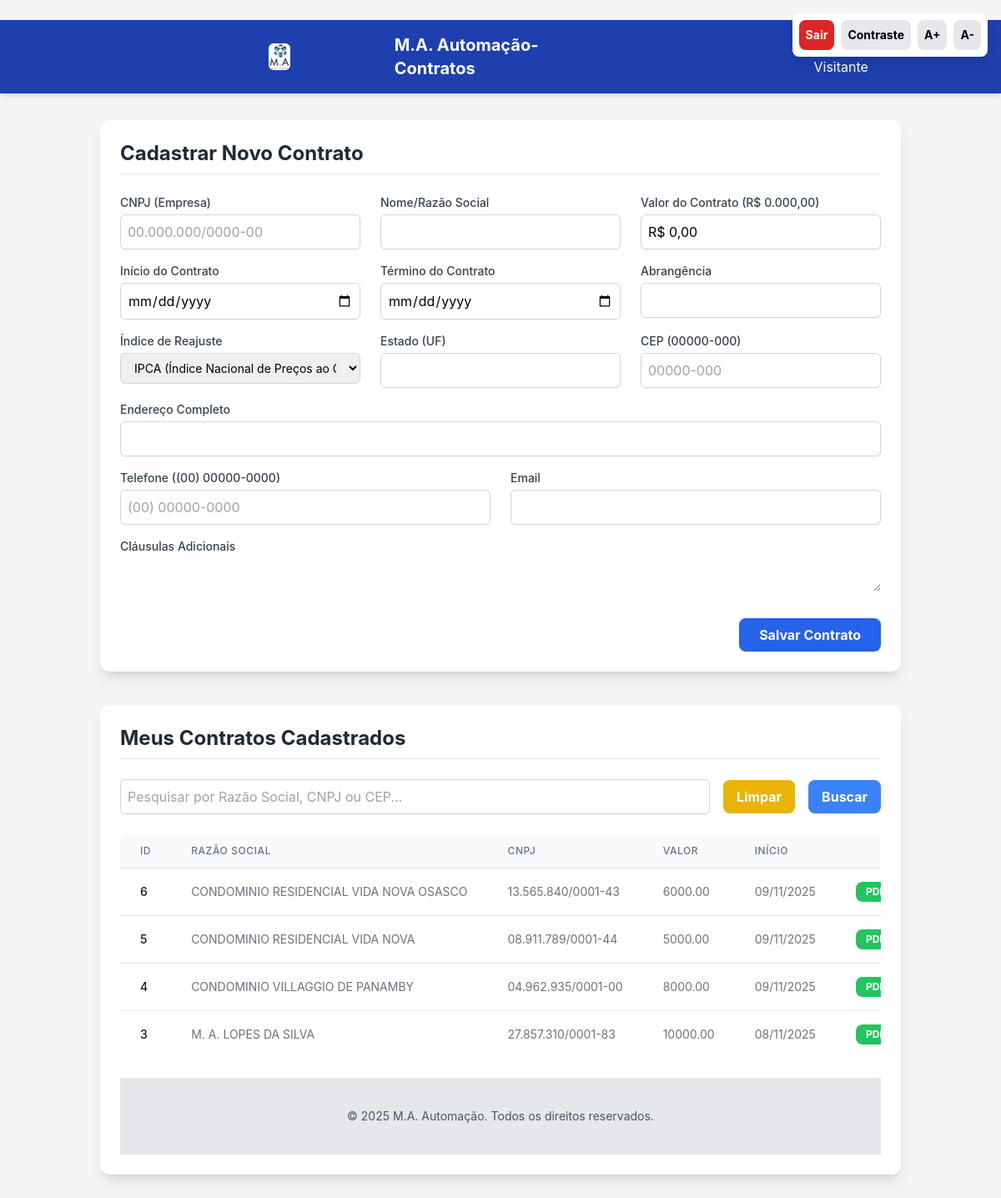
The page / on the database its author committed.
### app.py (models this page shows, shortened)
class ContratCond(db.Model):
    id = db.Column(db.Integer, primary_key=True)
    nome = db.Column(db.String(100), nullable=False)
    cnpj = db.Column(db.String(20), unique=True, nullable=False)
    endereco = db.Column(db.String(200), nullable=False)
    cep = db.Column(db.String(10), nullable=False)
    estado = db.Column(db.String(50), nullable=False)
    telefone = db.Column(db.String(20), nullable=False)
    email = db.Column(db.String(120), nullable=False)
    valor_contrato = db.Column(db.Numeric(10, 2), nullable=False)
    inicio_contrato = db.Column(db.Date, nullable=False)
    termino_contrato = db.Column(db.Date, nullable=True)
    abrangencia_contrato = db.Column(db.String(100), nullable=False)
    tipo_indice = db.Column(db.String(50), nullable=True)
    clausulas_adicionais = db.Column(db.Text, nullable=True)
    data_criacao = db.Column(db.DateTime, nullable=False, default=datetime.utcnow)

### app.py (the view, shortened to what this page needs)
@app.route('/', methods=['GET', 'POST'])
def index():
    form = ContratoForm()
    search_form = SearchForm()
    search_query = request.args.get('termo', '')
    page = request.args.get('page', 1, type=int)
    per_page = 10
    query = ContratCond.query.order_by(ContratCond.data_criacao.desc())
    contratos = query.paginate(page=page, per_page=per_page, error_out=False)
    return render_template('index.html',
                            form=form,
                            search_form=search_form,
                            contratos=contratos,
                            search_query=search_query)

### app.py
class SearchForm(FlaskForm):
    termo = StringField('Pesquisar', validators=[Optional(), Length(max=100)])
    submit = SubmitField('Buscar')

### app.py (called while the page is built)
def clean_currency(value_str):
    if not isinstance(value_str, str):
        value_str = str(value_str)
    cleaned = re.sub(r'[R$\s.]', '', value_str).replace(',', '.')
    try:
        if not cleaned:
            return Decimal('0.00')
        return Decimal(cleaned)
    except Exception:
        return Decimal('0.00')

def format_currency_br(value):
    if value is None:
        return ""
    return "R$ {:,.2f}".format(value).replace(",", "X").replace(".", ",").replace("X", ".")

### templates/index.html (shortened to what this page needs)
<!DOCTYPE html>
<html lang="pt-BR">
<head>
    <script src="https://cdn.tailwindcss.com"></script>
</head>
<body class="min-h-screen">
    <div class="fixed top-4 right-4 z-50 flex space-x-2 p-2 bg-white card rounded-lg shadow-lg">
        <a href="{{ url_for('logout') }}" title="Sair do Sistema" class="p-2 text-sm bg-red-600 text-white hover:bg-red-700 rounded-lg font-bold transition duration-150">
            Sair
        </a>
        <button id="toggle-contrast" title="Alternar Modo de Alto Contraste" class="p-2 text-sm bg-gray-200 hover:bg-gray-300 rounded-lg font-bold transition duration-150">
            Contraste
        </button>
        <button id="increase-font" title="Aumentar Tamanho da Fonte" class="p-2 text-sm bg-gray-200 hover:bg-gray-300 rounded-lg font-bold transition duration-150">
            A+
        </button>
        <button id="decrease-font" title="Diminuir Tamanho da Fonte" class="p-2 text-sm bg-gray-200 hover:bg-gray-300 rounded-lg font-bold transition duration-150">
            A-
        </button>
    </div>
    <nav class="bg-blue-800 shadow-md p-4 flex justify-start items-center sticky top-0 z-10">
        <div class="w-full max-w-7xl flex justify-between items-center">
            <div class="flex items-center space-x-3 justify-start">
                <img src="static/logo.png" alt="Logo M.A. Automação" class="h-8 rounded-md object-contain">
                <div class="text-xl font-bold text-white">M.A. Automação-Contratos</div>
            </div>
            <div class="flex items-center space-x-4 ml-auto">
                <span class="text-white self-center hidden sm:block">Bem-vindo, {{ current_user.username if current_user.is_authenticated else 'Visitante' }}</span>
            </div>
        </div>
    </nav>
    <div class="container mx-auto p-4 md:p-8">
        <div class="bg-white card rounded-xl p-6 mb-10 shadow-lg">
            <h2 class="text-2xl font-bold text-gray-800 mb-6 border-b pb-2">Cadastrar Novo Contrato</h2>
            <form method="POST" action="{{ url_for('index') }}" class="space-y-4">
                <div class="grid grid-cols-1 md:grid-cols-3 gap-6">
                    <div>
                        <label for="{{ form.cnpj.id }}" class="block text-sm font-medium text-gray-700">CNPJ (Empresa)</label>
                        {{ form.cnpj(class="mt-1 block w-full border border-gray-300 rounded-md shadow-sm p-2 focus:ring-blue-500 focus:border-blue-500", id='cnpj') }}
                    </div>
                    <div>
                        <label for="{{ form.nome.id }}" class="block text-sm font-medium text-gray-700">Nome/Razão Social</label>
                        {{ form.nome(class="mt-1 block w-full border border-gray-300 rounded-md shadow-sm p-2 focus:ring-blue-500 focus:border-blue-500", id='nome') }}
                    </div>
                    <div>
                        <label for="{{ form.valor_contrato.id }}" class="block text-sm font-medium text-gray-700">Valor do Contrato (R$ 0.000,00)</label>
                    {{ form.valor_contrato(
                        class="mt-1 block w-full border border-gray-300 rounded-md shadow-sm p-2 focus:ring-blue-500 focus:border-blue-500",
                        placeholder="Ex: R$ 15.000,00",
                        id='valor_contrato',
                        value=form.valor_contrato.data | currency_br
                    ) }}
                    </div>
                </div>
                <div class="grid grid-cols-1 md:grid-cols-3 gap-6">
                    <div>
                        <label for="{{ form.inicio_contrato.id }}" class="block text-sm font-medium text-gray-700">Início do Contrato</label>
                        {{ form.inicio_contrato(class="mt-1 block w-full border border-gray-300 rounded-md shadow-sm p-2 focus:ring-blue-500 focus:border-blue-500", type="date") }}
                    </div>
                    <div>
                        <label for="{{ form.termino_contrato.id }}" class="block text-sm font-medium text-gray-700">Término do Contrato</label>
                        {{ form.termino_contrato(class="mt-1 block w-full border border-gray-300 rounded-md shadow-sm p-2 focus:ring-blue-500 focus:border-blue-500", type="date") }}
                    </div>
                    <div>
                        <label for="{{ form.abrangencia_contrato.id }}" class="block text-sm font-medium text-gray-700">Abrangência</label>
                        {{ form.abrangencia_contrato(class="mt-1 block w-full border border-gray-300 rounded-md shadow-sm p-2 focus:ring-blue-500 focus:border-blue-500") }}
                    </div>
                </div>
                <div class="grid grid-cols-1 md:grid-cols-3 gap-6">
                    <div>
                        <label for="{{ form.tipo_indice.id }}" class="block text-sm font-medium text-gray-700">Índice de Reajuste</label>
                    {{ form.tipo_indice(class="mt-1 block w-full px-3 py-2 border border-gray-300 rounded-md shadow-sm focus:outline-none focus:ring-indigo-500 focus:border-indigo-500 sm:text-sm") }}
                    </div>
                    <div>
                        <label for="{{ form.estado.id }}" class="block text-sm font-medium text-gray-700">Estado (UF)</label>
                        {{ form.estado(class="mt-1 block w-full border border-gray-300 rounded-md shadow-sm p-2 focus:ring-blue-500 focus:border-blue-500", id='estado') }}
                    </div>
                    <div>
                        <label for="{{ form.cep.id }}" class="block text-sm font-medium text-gray-700">CEP (00000-000)</label>
                        {{ form.cep(class="mt-1 block w-full border border-gray-300 rounded-md shadow-sm p-2 focus:ring-blue-500 focus:border-blue-500", id='cep') }}
                    </div>
                </div>
                <div>
                    <label for="{{ form.endereco.id }}" class="block text-sm font-medium text-gray-700">Endereço Completo</label>
                    {{ form.endereco(class="mt-1 block w-full border border-gray-300 rounded-md shadow-sm p-2 focus:ring-blue-500 focus:border-blue-500", id='endereco') }}
                </div>
                <div class="grid grid-cols-1 md:grid-cols-2 gap-6">
                    <div>
                        <label for="{{ form.telefone.id }}" class="block text-sm font-medium text-gray-700">Telefone ((00) 00000-0000)</label>
                        {{ form.telefone(class="mt-1 block w-full border border-gray-300 rounded-md shadow-sm p-2 focus:ring-blue-500 focus:border-blue-500", id='telefone') }}
                    </div>
                    <div>
                        <label for="{{ form.email.id }}" class="block text-sm font-medium text-gray-700">Email</label>
                        {{ form.email(class="mt-1 block w-full border border-gray-300 rounded-md shadow-sm p-2 focus:ring-blue-500 focus:border-blue-500", id='email') }}
                    </div>
                </div>
                <div>
                    <label for="{{ form.clausulas_adicionais.id }}" class="block text-sm font-medium text-gray-700">Cláusulas Adicionais</label>
                {{ form.clausulas_adicionais(class="mt-1 block w-full rounded-md border-gray-300 shadow-sm focus:border-indigo-500 focus:ring-indigo-500 sm:text-sm") }}
                </div>
                <div class="text-right pt-4">
                    {{ form.submit(class="px-6 py-2 bg-blue-600 text-white font-bold rounded-lg hover:bg-blue-700 transition duration-200 cursor-pointer") }}
                </div>
            </form>
        </div>
        <div class="bg-white card rounded-xl p-6 shadow-lg">
            <h2 class="text-2xl font-bold text-gray-800 mb-6 border-b pb-2">Meus Contratos Cadastrados</h2>
            <form method="GET" action="{{ url_for('index') }}" class="mb-6 flex space-x-4">
                {{ search_form.termo(class="flex-grow border border-gray-300 rounded-md shadow-sm p-2 focus:ring-blue-500 focus:border-blue-500", placeholder="Pesquisar por Razão Social, CNPJ ou CEP...") }}
                <a href="{{ url_for('index') }}" class="px-4 py-2 bg-yellow-500 text-white font-bold rounded-lg hover:bg-yellow-600 transition duration-200 self-center">Limpar</a>
                <button type="submit" class="px-4 py-2 bg-blue-500 text-white font-bold rounded-lg hover:bg-blue-600 transition duration-200 self-center">Buscar</button>
            </form>
            {% if contratos %}
                <div class="overflow-x-auto">
                    <table class="min-w-full divide-y divide-gray-200 rounded-lg overflow-hidden">
                        <thead class="bg-gray-50">
                            <tr>
                                <th class="px-6 py-3 text-left text-xs font-medium text-gray-500 uppercase tracking-wider">ID</th>
                                <th class="px-6 py-3 text-left text-xs font-medium text-gray-500 uppercase tracking-wider">Razão Social</th>
                                <th class="px-6 py-3 text-left text-xs font-medium text-gray-500 uppercase tracking-wider">CNPJ</th>
                                <th class="px-6 py-3 text-left text-xs font-medium text-gray-500 uppercase tracking-wider">Valor</th>
                                <th class="px-6 py-3 text-left text-xs font-medium text-gray-500 uppercase tracking-wider">Início</th>
                                <th class="px-6 py-3 text-center text-xs font-medium text-gray-500 uppercase tracking-wider">Ações</th>
                            </tr>
                        </thead>
                        <tbody class="bg-white divide-y divide-gray-200">
                            {% for contrato in contratos.items %}
                                <tr>
                                    <td class="px-6 py-4 whitespace-nowrap text-sm font-medium text-gray-900">{{ contrato.id }}</td>
                                    <td class="px-6 py-4 whitespace-nowrap text-sm text-gray-500">{{ contrato.nome }}</td>
                                    <td class="px-6 py-4 whitespace-nowrap text-sm text-gray-500">{{ contrato.cnpj }}</td>
                                    <td class="px-6 py-4 whitespace-nowrap text-sm text-gray-500">{{ contrato.valor_contrato }}</td>
                                    <td class="px-6 py-4 whitespace-nowrap text-sm text-gray-500">{{ contrato.inicio_contrato.strftime('%d/%m/%Y') }}</td>
                                    <td class="px-6 py-4 whitespace-nowrap text-sm font-medium">
                                        <div class="flex space-x-2 justify-center">
                                            <a href="{{ url_for('download_contrato_pdf', id=contrato.id) }}"
   class="bg-green-500 hover:bg-green-600 text-white font-bold py-1 px-3 rounded-lg text-xs transition duration-200"
   title="Gerar e Fazer Download do PDF">
    PDF
</a>
                                        </div>
                                    </td>
                                </tr>
                                {% else %}
                            <tr>
                                <td colspan="6" class="px-6 py-4 text-center text-sm text-gray-500">Nenhum contrato encontrado.</td>
                            </tr>
                            {% endfor %}
                        </tbody>
                    </table>
                </div>
                {% else %}
                <p class="text-gray-500 text-center py-4">Nenhum contrato cadastrado. Use o formulário acima para começar!</p>
            {% endif %}
    <footer class="bg-gray-200 text-gray-600 text-center text-sm p-4 mt-auto">
        <p>&copy; {{ now().year if now is defined else '2025' }} M.A. Automação. Todos os direitos reservados.</p>
    </footer>
        </div>
    </div>
</body>
</html>
</body>
</html>

### templates/index.html (style rules this page uses)
:root { --font-size-base: 16px; }
body { font-size: var(--font-size-base); transition: background-color 0.3s, color 0.3s; font-family: 'Inter', sans-serif; background-color: #f3f4f6; }

### rows shown on the page
ContratCond: id "6", nome "CONDOMINIO RESIDENCIAL VIDA NOVA OSASCO", cnpj "13.565.840/0001-43", valor_contrato "6000.00", inicio_contrato "09/11/2025"
ContratCond: id "5", nome "CONDOMINIO RESIDENCIAL VIDA NOVA", cnpj "08.911.789/0001-44", valor_contrato "5000.00", inicio_contrato "09/11/2025"
ContratCond: id "4", nome "CONDOMINIO VILLAGGIO DE PANAMBY", cnpj "04.962.935/0001-00", valor_contrato "8000.00", inicio_contrato "09/11/2025"
ContratCond: id "3", nome "M. A. LOPES DA SILVA", cnpj "27.857.310/0001-83", valor_contrato "10000.00", inicio_contrato "08/11/2025"
